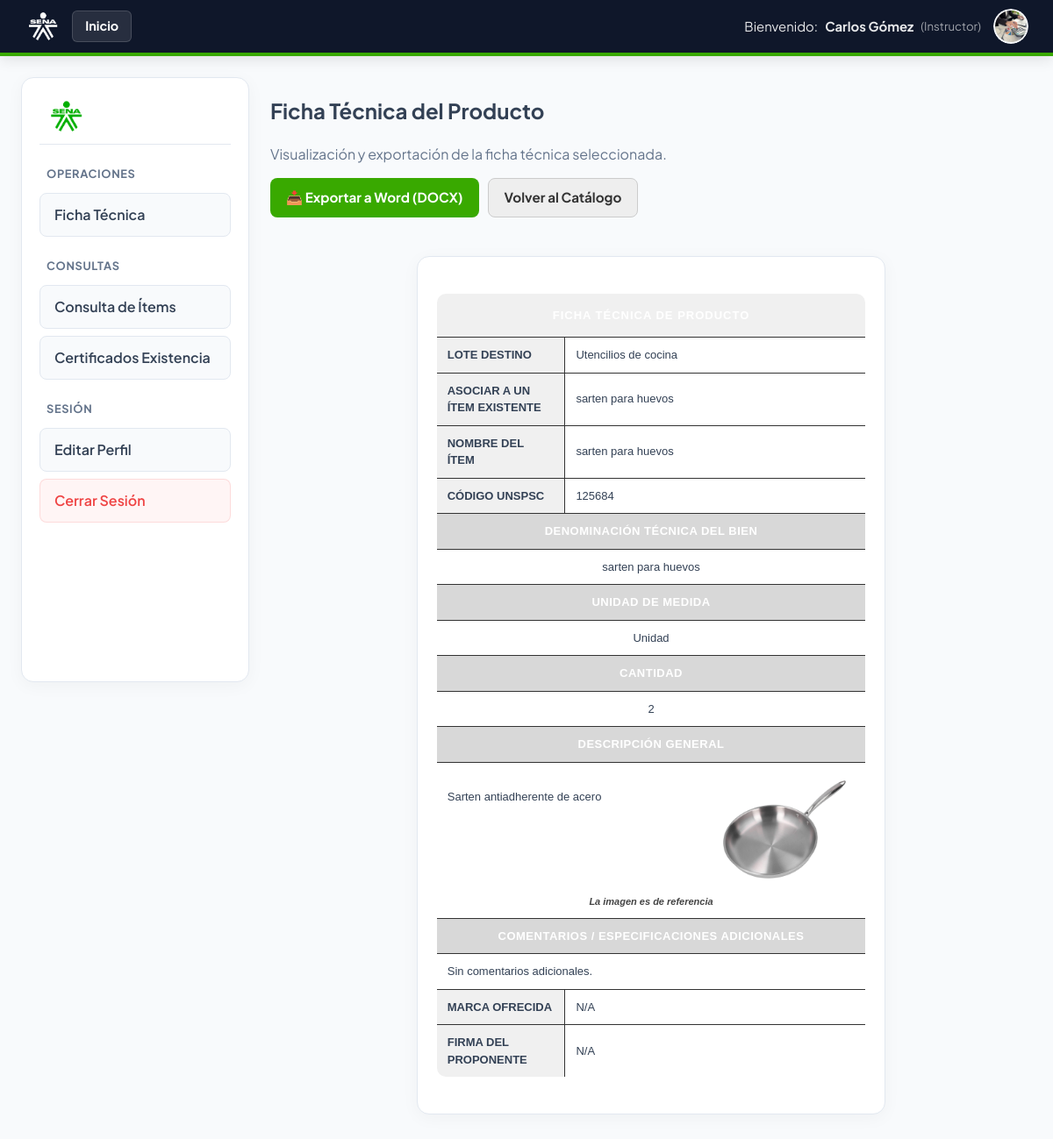
The app's page /instructor/ver_ficha_tecnica.php?id=5&lote=7 (signed in) with its own data.
### tables this page shows
CREATE TABLE `matriz_item` (
  `ID_MATRIZ_ITEM` int(11) NOT NULL,
  `ID_LOTE` int(11) NOT NULL,
  `ID_NECESIDAD` int(11) DEFAULT NULL,
  `ID_CODIGO_UNSPSC` int(11) NOT NULL,
  `ID_IVA` int(11) NOT NULL,
  `DESCRIPCION_BIEN` text NOT NULL,
  `UNIDAD_MEDIDA` varchar(50) NOT NULL,
  `CANTIDAD_REGULAR` int(11) NOT NULL DEFAULT 0,
  `OFERTA_1` int(11) DEFAULT NULL,
  `OFERTA_2` int(11) DEFAULT NULL,
  `OFERTA_3` int(11) DEFAULT NULL,
  `VALOR_UNITARIO_PROMEDIO` int(11) DEFAULT NULL,
  `VALOR_TOTAL_PROMEDIO` int(11) DEFAULT NULL,
  `FICHA_TECNICA` text DEFAULT NULL,
  `ESTADO_ITEM` varchar(30) NOT NULL DEFAULT 'Borrador',
  `INSTRUCTOR_APOYO` int(11) DEFAULT NULL,
  `ID_FICHA_TECNICA` int(11) DEFAULT NULL
);

CREATE TABLE `lote_requerimiento` (
  `ID_LOTE` int(11) NOT NULL,
  `ID_SOLICITANTE` int(11) NOT NULL,
  `LOTE_NOMBRE` varchar(100) NOT NULL,
  `ESTADO_TRAMITE` enum('Borrador','Enviado','Aprobado','Rechazado') NOT NULL,
  `FECHA_CREACION` date NOT NULL
);

CREATE TABLE `ficha_tecnica` (
  `ID_FICHA_TECNICA` int(11) NOT NULL,
  `ID_MATRIZ_ITEM` int(11) DEFAULT NULL,
  `NOMBRE_ITEM` varchar(150) NOT NULL,
  `CODIGO_UNSPSC_FK` varchar(20) DEFAULT NULL,
  `DENOMINACION_TECNICA_BIEN` text NOT NULL,
  `UNIDAD_MEDIDA` varchar(50) NOT NULL,
  `CANTIDAD` int(255) NOT NULL,
  `DESCRIPCION_GENERAL` text DEFAULT NULL,
  `COMENTARIOS` text DEFAULT NULL,
  `IMAGEN` varchar(255) DEFAULT NULL,
  `FECHA_EMISION` timestamp NOT NULL DEFAULT current_timestamp()
);

### instructor/ver_ficha_tecnica.php (the view, shortened to what this page needs)
<?php
require_once '../conexion.php';
$usuarioId = intval($_SESSION['usuario_id']);
$idFicha = isset($_GET['id']) ? intval($_GET['id']) : 0;
$idLote = isset($_GET['lote']) ? intval($_GET['lote']) : 0;
$stmtFicha = $pdo->prepare("SELECT * FROM ficha_tecnica WHERE ID_FICHA_TECNICA = ? LIMIT 1");
$stmtFicha->execute([$idFicha]);
$ficha = $stmtFicha->fetch();
$loteNombre = 'N/A';
$itemNombre = 'N/A';
if ($ficha['ID_MATRIZ_ITEM']) {
    $stmtItem = $pdo->prepare("
        SELECT mi.DESCRIPCION_BIEN, lr.LOTE_NOMBRE
        FROM matriz_item mi
        INNER JOIN lote_requerimiento lr ON mi.ID_LOTE = lr.ID_LOTE
        WHERE mi.ID_MATRIZ_ITEM = ? LIMIT 1
    ");
    $stmtItem->execute([$ficha['ID_MATRIZ_ITEM']]);
    $itemInfo = $stmtItem->fetch();
    if ($itemInfo) {
        $loteNombre = $itemInfo['LOTE_NOMBRE'];
        $itemNombre = $itemInfo['DESCRIPCION_BIEN'];
    }
}
$photoPath = null;
foreach (['jpg','jpeg','png','webp'] as $ext) {
    $candidate = __DIR__ . '/../uploads/profiles/' . $usuarioId . '.' . $ext;
    if (file_exists($candidate)) {
        $photoPath = '../uploads/profiles/' . $usuarioId . '.' . $ext;
        break;
    }
}
?>
<!DOCTYPE html>
<html lang="es">
<head>
    <link rel="stylesheet" href="../estilos.css">
</head>
<body>
<header class="dashboard-header">
    <div class="header-brand" style="display: flex; align-items: center; gap: 15px;">
        <img src="../imagenes/sena-logo.png" alt="SENA">
        <a href="index.php" class="btn-inicio-nav">Inicio</a>
    </div>
    <div class="header-user">
        <div class="header-user-text">
            Bienvenido: <strong><?= htmlspecialchars($_SESSION['usuario_nombre']) ?></strong>
            <span class="header-user-role">(<?= htmlspecialchars($_SESSION['rol_nombre']) ?>)</span>
        </div>
        <a href="instructor_profile.php" class="header-avatar-link" title="Editar perfil">
            <?php if ($photoPath): ?>
                <img src="<?= htmlspecialchars($photoPath) ?>" alt="Foto perfil" class="header-avatar">
            <?php else: ?>
                <div class="header-avatar"><?= strtoupper(substr($_SESSION['usuario_nombre'], 0, 1)) ?></div>
            <?php endif; ?>
        </a>
    </div>
</header>
<div class="dashboard-page">
    <aside class="dashboard-sidebar">
        <div class="sidebar-logo">
            <img src="../imagenes/sena-logo.png" alt="SENA">
        </div>
        <div class="sidebar-group">
            <h4>Operaciones</h4>
            <a href="crear_ficha_tecnica.php" class="sidebar-link">Ficha Técnica</a>
        </div>
        <div class="sidebar-group">
            <h4>Consultas</h4>
            <a href="matriz_consulta.php" class="sidebar-link">Consulta de Ítems</a>
            <a href="certificado_existencia.php" class="sidebar-link">Certificados Existencia</a>
        </div>
        <div class="sidebar-group sidebar-group--session">
            <h4>Sesión</h4>
            <a href="instructor_profile.php" class="sidebar-link">Editar Perfil</a>
            <a href="../logout.php" class="sidebar-link sidebar-link--logout">Cerrar Sesión</a>
        </div>
    </aside>
    <main class="dashboard-main">
        <div class="actions-bar">
            <div>
                <h2>Ficha Técnica del Producto</h2>
                <p class="dashboard-subtitle">Visualización y exportación de la ficha técnica seleccionada.</p>
            </div>
            <div style="display: flex; gap: 10px;">
                <a href="exportar_docx.php?id=<?= $idFicha ?>" class="btn btn-sena" style="text-decoration: none; padding: 10px 18px; font-weight: bold; background-color: #39A900;">
                    📥 Exportar a Word (DOCX)
                </a>
                <a href="fichas_tecnicas_creadas.php?lote=<?= $idLote ?>" class="btn btn-secondary" style="text-decoration: none; padding: 10px 18px; border: 1px solid #ccc; background-color: #eee; color: #333;">
                    Volver al Catálogo
                </a>
            </div>
        </div>
        <div class="panel-card" style="max-width: 820px; margin: 0 auto; padding: 20px;">
            <table class="ficha-table-view">
                <thead>
                    <tr>
                        <th colspan="2" class="ficha-header-main">FICHA TÉCNICA DE PRODUCTO</th>
                    </tr>
                </thead>
                <tbody>
                    <tr>
                        <td class="ficha-label-col">LOTE DESTINO</td>
                        <td class="ficha-value-col"><?= htmlspecialchars($loteNombre) ?></td>
                    </tr>
                    <tr>
                        <td class="ficha-label-col">ASOCIAR A UN ÍTEM EXISTENTE</td>
                        <td class="ficha-value-col"><?= htmlspecialchars($itemNombre) ?></td>
                    </tr>
                    <tr>
                        <td class="ficha-label-col">NOMBRE DEL ÍTEM</td>
                        <td class="ficha-value-col"><?= htmlspecialchars($ficha['NOMBRE_ITEM']) ?></td>
                    </tr>
                    <tr>
                        <td class="ficha-label-col">CÓDIGO UNSPSC</td>
                        <td class="ficha-value-col"><?= htmlspecialchars($ficha['CODIGO_UNSPSC_FK'] ?: 'SIN_ASIGNAR') ?></td>
                    </tr>
                    <tr>
                        <th colspan="2" class="ficha-section-title">DENOMINACIÓN TÉCNICA DEL BIEN</th>
                    </tr>
                    <tr>
                        <td colspan="2" class="ficha-full-value">
                            <?= htmlspecialchars($ficha['DENOMINACION_TECNICA_BIEN']) ?>
                        </td>
                    </tr>
                    <tr>
                        <th colspan="2" class="ficha-section-title">UNIDAD DE MEDIDA</th>
                    </tr>
                    <tr>
                        <td colspan="2" class="ficha-full-value">
                            <?= htmlspecialchars($ficha['UNIDAD_MEDIDA']) ?>
                        </td>
                    </tr>
                    <tr>
                        <th colspan="2" class="ficha-section-title">CANTIDAD</th>
                    </tr>
                    <tr>
                        <td colspan="2" class="ficha-full-value">
                            <?= htmlspecialchars($ficha['CANTIDAD']) ?>
                        </td>
                    </tr>
                    <tr>
                        <th colspan="2" class="ficha-section-title">DESCRIPCIÓN GENERAL</th>
                    </tr>
                    <tr>
                        <td colspan="2">
                            <div class="ficha-desc-container">
                                <div class="ficha-desc-text">
                                    <?= nl2br(htmlspecialchars($ficha['DESCRIPCION_GENERAL'])) ?>
                                </div>
                                <div class="ficha-desc-image-box" style="<?= $ficha['IMAGEN'] ? 'border:none; background:none;' : '' ?>">
                                    <?php if ($ficha['IMAGEN']): ?>
                                        <img src="../<?= htmlspecialchars($ficha['IMAGEN']) ?>" alt="Imagen de referencia" style="max-width: 100%; max-height: 140px; object-fit: contain;" />
                                    <?php endif; ?>
                                </div>
                            </div>
                            <div style="font-weight: bold; font-size: 11px; color: #444; text-align: center; margin-top: 8px; font-style: italic;">
                                La imagen es de referencia
                            </div>
                        </td>
                    </tr>
                    <tr>
                        <th colspan="2" class="ficha-section-title">COMENTARIOS / ESPECIFICACIONES ADICIONALES</th>
                    </tr>
                    <tr>
                        <td colspan="2" style="min-height: 50px; background-color: #ffffff;">
                            <?= nl2br(htmlspecialchars($ficha['COMENTARIOS'] ?: 'Sin comentarios adicionales.')) ?>
                        </td>
                    </tr>
                    <tr>
                        <td class="ficha-label-col">MARCA OFRECIDA</td>
                        <td class="ficha-value-col">
                            N/A
                        </td>
                    </tr>
                    <tr>
                        <td class="ficha-label-col">FIRMA DEL PROPONENTE</td>
                        <td class="ficha-value-col">
                            N/A
                        </td>
                    </tr>
                </tbody>
            </table>
        </div>
    </main>
</div>
</body>
</html>

### instructor/ver_ficha_tecnica.php (style rules this page uses)
.ficha-table-view { width: 100%; border-collapse: collapse; margin: 20px 0; font-family: Arial, sans-serif; border: 2px solid #333; background-color: #fff; }
.ficha-table-view th, .ficha-table-view td { border: 1px solid #333; padding: 10px 12px; font-size: 13px; }
.ficha-header-main { background-color: #f0f0f0; text-align: center; font-size: 16px; font-weight: bold; text-transform: uppercase; letter-spacing: 1px; padding: 15px !important; }
.ficha-section-title { background-color: #d8d8d8; font-weight: bold; text-align: center; text-transform: uppercase; letter-spacing: 0.5px; }
.ficha-label-col { width: 30%; background-color: #f0f0f0; font-weight: bold; text-transform: uppercase; font-size: 12px; }
.ficha-value-col { width: 70%; background-color: #ffffff; }
.ficha-full-value { text-align: center; background-color: #ffffff; font-size: 13px; }
.ficha-desc-container { display: flex; gap: 15px; align-items: stretch; }
.ficha-desc-text { flex: 1; white-space: pre-line; font-size: 13px; }
.ficha-desc-image-box { width: 160px; border: 1px dashed #999; background: #f7f7f7; display: flex; flex-direction: column; align-items: center; justify-content: center; text-align: center; padding: 10px; font-size: 11px; color: #666; }
.actions-bar { display: flex; justify-content: space-between; align-items: center; margin-bottom: 20px; }

### records on screen
matriz_item: ID_LOTE.LOTE_NOMBRE "Utencilios de cocina", DESCRIPCION_BIEN "sarten para huevos"
ficha_tecnica: NOMBRE_ITEM "sarten para huevos", CODIGO_UNSPSC_FK "125684", DENOMINACION_TECNICA_BIEN "sarten para huevos", UNIDAD_MEDIDA "Unidad", CANTIDAD "2", DESCRIPCION_GENERAL "Sarten antiadherente de acero", IMAGEN (picture), COMENTARIOS "Sin comentarios adicionales."

### other values on screen
$_SESSION['usuario_nombre'] "Carlos Gómez"
$_SESSION['rol_nombre'] "Instructor"
